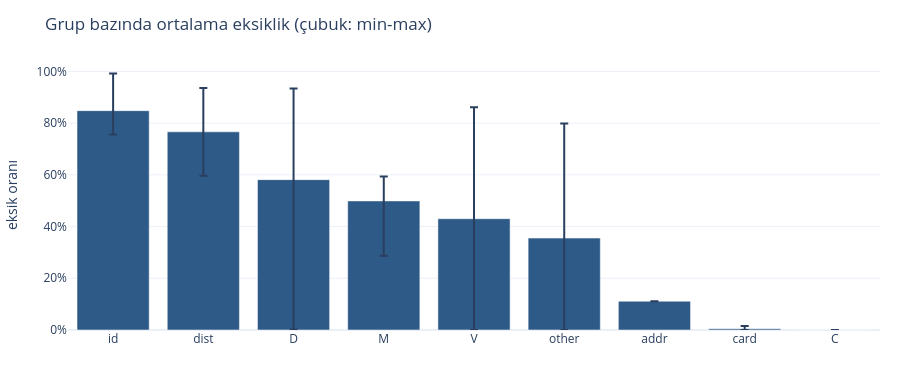
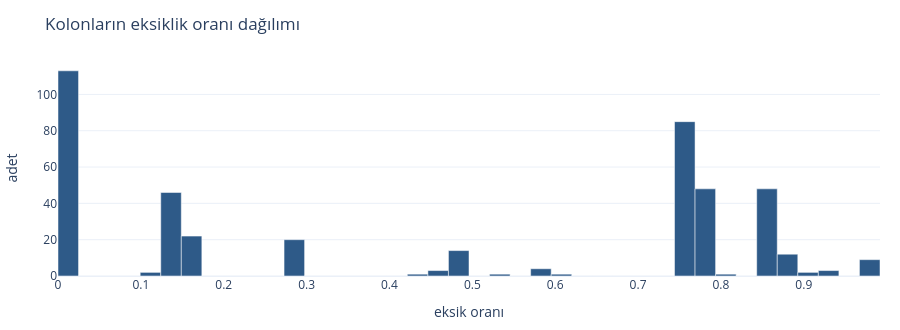

The notebook cell these images were saved under, in order:
### Markdown cell above
## 6. Eksik veri

Kolon ve grup bazında eksiklik, aynı satırlarda birlikte eksik olan kolon blokları, ürün tipine göre eksiklik (yapısal mı?) ve satır başına eksik kolon sayısı.

### Code cell
null = df.isna().mean().rename("null_ratio").to_frame()
null["grup"] = [col_group(c) for c in null.index]
grp = (null.drop(index=[c for c in ("TransactionID", "TransactionDT", "isFraud") if c in null.index])
       .groupby("grup")["null_ratio"].agg(["mean", "min", "max", "count"]).sort_values("mean", ascending=False))
display(grp)

fig = go.Figure(go.Bar(x=grp.index, y=grp["mean"], marker_color=C_MAIN,
                       error_y=dict(type="data", symmetric=False, array=grp["max"] - grp["mean"], arrayminus=grp["mean"] - grp["min"])))
fig.update_layout(title="Grup bazında ortalama eksiklik (çubuk: min-max)", yaxis_title="eksik oranı", yaxis_tickformat=".0%")
show(fig, 380)

show(hist_fig(null["null_ratio"], bins=40, title="Kolonların eksiklik oranı dağılımı", xlabel="eksik oranı"), 330)

# Birlikte eksik olan bloklar: eksiklik maskesi birebir aynı olan kolonlar
mask_hash = pd.Series({c: hashlib.md5(np.packbits(df[c].isna().to_numpy()).tobytes()).hexdigest()
                       for c in df.columns if df[c].isna().any()})
blocks = (pd.DataFrame({"hash": mask_hash, "null_ratio": null.loc[mask_hash.index, "null_ratio"],
                        "grup": null.loc[mask_hash.index, "grup"]})
          .groupby("hash").agg(kolon_sayısı=("null_ratio", "size"), null_ratio=("null_ratio", "first"),
                               gruplar=("grup", lambda g: ",".join(sorted(set(g)))),
                               örnek=("null_ratio", lambda g: ", ".join(list(g.index[:4]))))
          .sort_values("kolon_sayısı", ascending=False))
print(f"Eksik değeri olan {len(mask_hash)} kolon, {len(blocks)} farklı eksiklik deseninde toplanıyor.")
display(blocks.head(15))
note("eksiklik bloğu sayısı", len(blocks))

### Figure 1 — Plotly figure (JSON) as saved in the notebook; plotly's stock layout.template omitted (floating-point values rounded to 4 significant figures)
{"data": [{"error_y": {"array": [0.1437, 0.1699, 0.3526, 0.09426, 0.4309, 0.4436, 0.0, 0.01007, 0.0], "arrayminus": [0.09247, 0.1699, 0.5794, 0.2124, 0.4304, 0.3554, 0.0, 0.005053, 0.0], "symmetric": false, "type": "data"}, "marker": {"color": "#2E5A88"}, "type": "bar", "x": ["id", "dist", "D", "M", "V", "other", "addr", "card", "C"], "y": [0.8482, 0.7664, 0.5815, 0.4992, 0.4304, 0.3554, 0.1113, 0.005053, 0.0]}], "layout": {"height": 380, "margin": {"b": 50, "l": 50, "r": 20, "t": 60}, "title": {"text": "Grup bazında ortalama eksiklik (çubuk: min-max)"}, "yaxis": {"tickformat": ".0%", "title": {"text": "eksik oranı"}}}}

### Figure 2 — Plotly figure (JSON) as saved in the notebook; plotly's stock layout.template omitted (floating-point values rounded to 4 significant figures)
{"data": [{"marker": {"color": "#2E5A88"}, "type": "bar", "width": [0.0248, 0.0248, 0.0248, 0.0248, 0.0248, 0.0248, 0.0248, 0.0248, 0.0248, 0.0248, 0.0248, 0.0248, 0.0248, 0.0248, 0.0248, 0.0248, 0.0248, 0.0248, 0.0248, 0.0248, 0.0248, 0.0248, 0.0248, 0.0248, 0.0248, 0.0248, 0.0248, 0.0248, 0.0248, 0.0248, 0.0248, 0.0248, 0.0248, 0.0248, 0.0248, 0.0248, 0.0248, 0.0248, 0.0248, 0.0248], "x": [0.0124, 0.0372, 0.062, 0.0868, 0.1116, 0.1364, 0.1612, 0.186, 0.2108, 0.2356, 0.2604, 0.2852, 0.31, 0.3348, 0.3596, 0.3844, 0.4092, 0.434, 0.4588, 0.4836, 0.5084, 0.5332, 0.558, 0.5828, 0.6076, 0.6324, 0.6572, 0.682, 0.7068, 0.7316, 0.7564, 0.7812, 0.806, 0.8308, 0.8556, 0.8804, 0.9052, 0.93, 0.9548, 0.9796], "y": [113, 0, 0, 0, 2, 46, 22, 0, 0, 0, 0, 20, 0, 0, 0, 0, 0, 1, 3, 14, 0, 1, 0, 4, 1, 0, 0, 0, 0, 0, 85, 48, 1, 0, 48, 12, 2, 3, 0, 9]}], "layout": {"bargap": 0, "height": 330, "margin": {"b": 50, "l": 50, "r": 20, "t": 60}, "title": {"text": "Kolonların eksiklik oranı dağılımı"}, "xaxis": {"title": {"text": "eksik oranı"}}, "yaxis": {"title": {"text": "adet"}}}}
